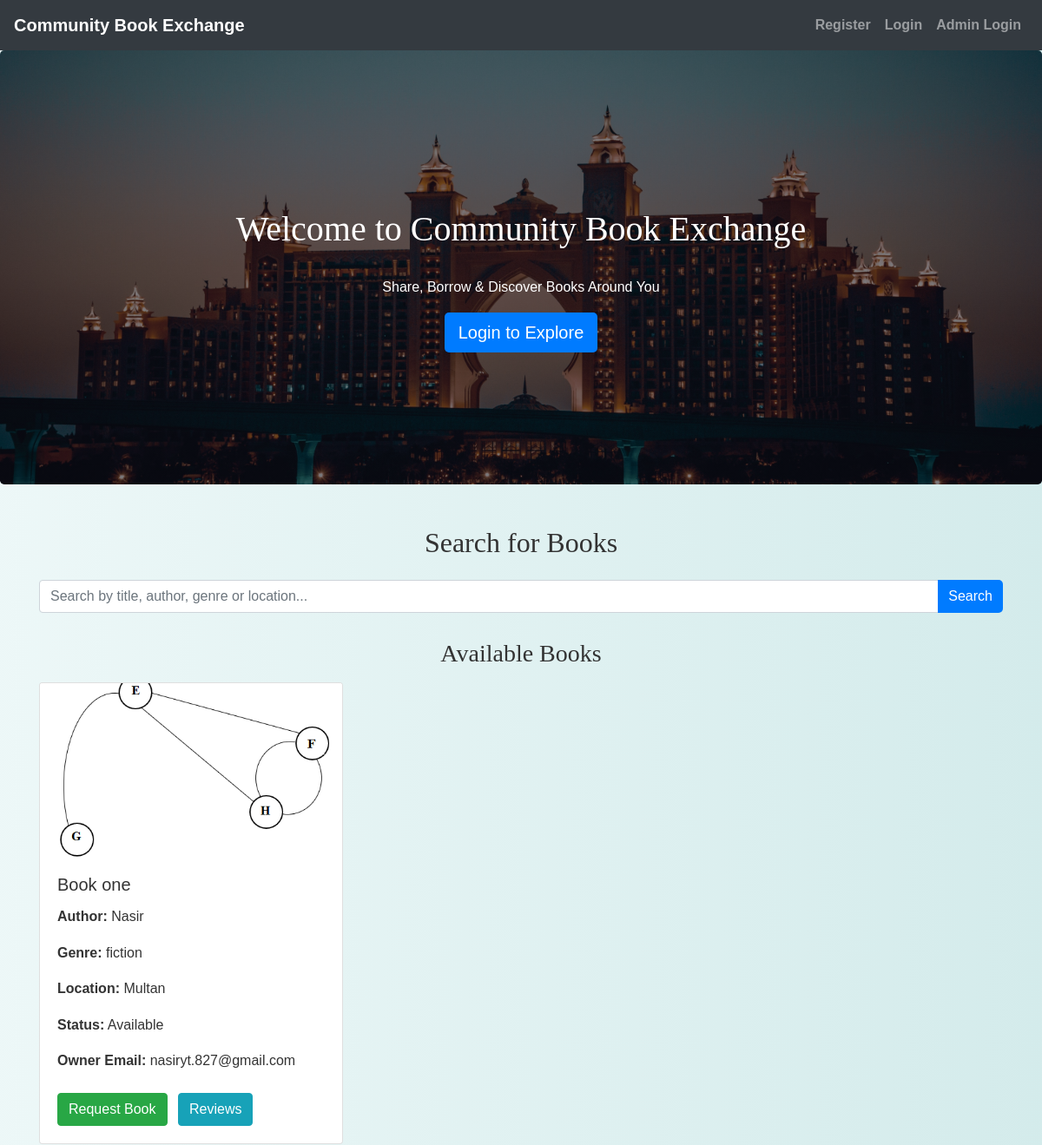
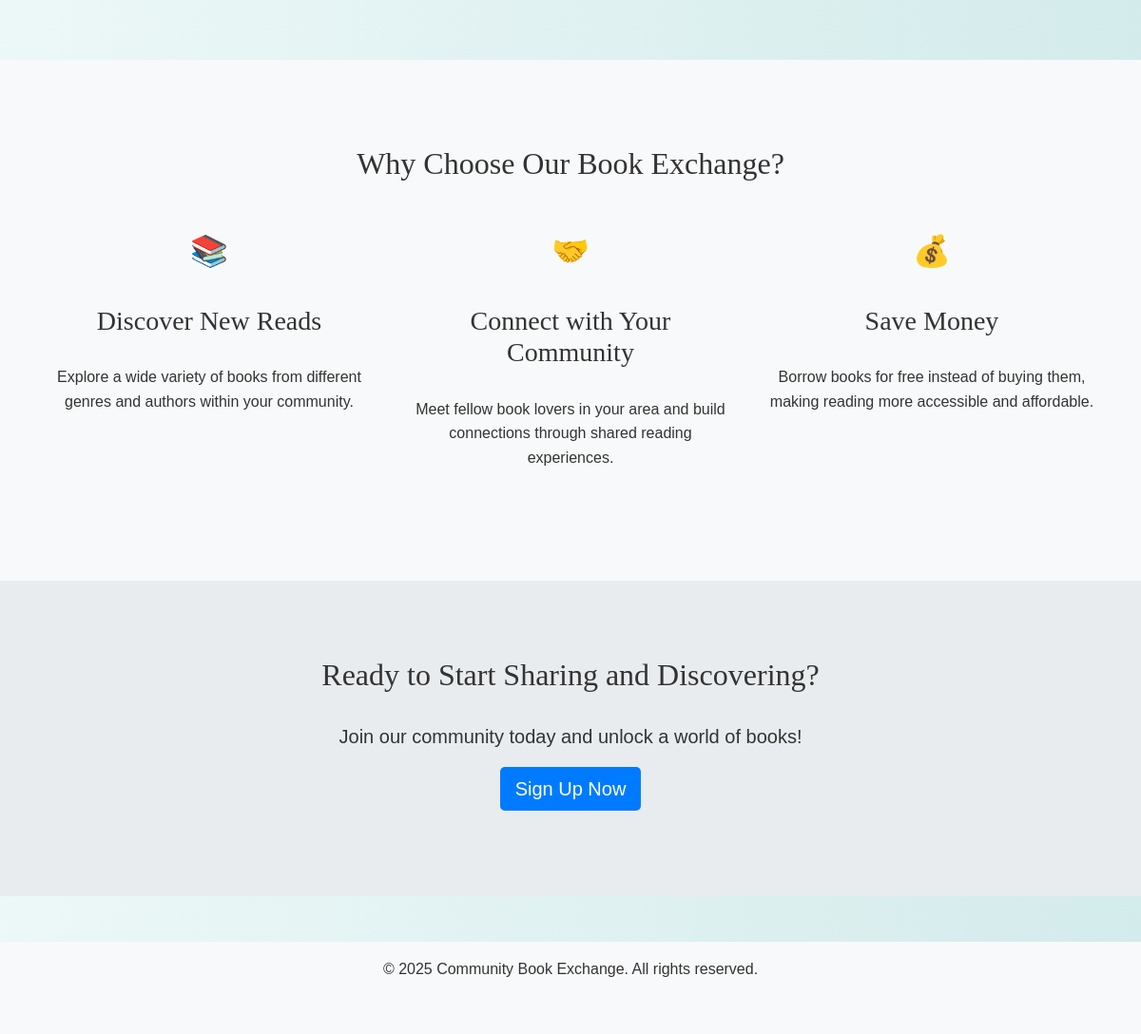
The page / on the database its author committed (2 pictures, top to bottom).
### tables this page shows
CREATE TABLE `books` (
  `id` int(11) NOT NULL,
  `user_id` int(11) NOT NULL,
  `picture` varchar(255) DEFAULT NULL,
  `title` varchar(255) NOT NULL,
  `author` varchar(255) NOT NULL,
  `genre` varchar(100) NOT NULL,
  `condition` varchar(50) NOT NULL,
  `location` varchar(255) DEFAULT NULL,
  `status` enum('Available','Lent Out','Reserved') DEFAULT 'Available',
  `description` text DEFAULT NULL,
  `created_at` datetime DEFAULT current_timestamp()
);

CREATE TABLE `users` (
  `id` int(11) NOT NULL,
  `username` varchar(50) NOT NULL,
  `password` varchar(255) NOT NULL,
  `email` varchar(100) NOT NULL,
  `phone` varchar(20) NOT NULL,
  `age` int(11) DEFAULT NULL,
  `bio` text DEFAULT NULL,
  `user_type` varchar(50) DEFAULT NULL,
  `profile_picture` varchar(255) DEFAULT NULL
);

### index.php (the view, shortened to what this page needs)
<?php
include('config.php');
$user_id = isset($_SESSION["id"]) ? $_SESSION["id"] : 0;
$search = "";
$filter_sql = "";
$params = [];
$sql = "SELECT b.id, b.title, b.author, b.genre, b.picture, b.location, b.status, u.email
        FROM books b
        JOIN users u ON b.user_id = u.id
        WHERE b.user_id != ? AND b.status = 'Available' $filter_sql
        ORDER BY b.created_at DESC";
$stmt = mysqli_prepare($conn, $sql);
if (!empty($filter_sql)) {
    mysqli_stmt_bind_param($stmt, "issss", $user_id, ...$params);
} else {
    mysqli_stmt_bind_param($stmt, "i", $user_id);
}
mysqli_stmt_execute($stmt);
$result = mysqli_stmt_get_result($stmt);
?>
<!DOCTYPE html>
<html>
<head>
    <link rel="stylesheet" href="https://maxcdn.bootstrapcdn.com/bootstrap/4.5.2/css/bootstrap.min.css">
    <link rel="stylesheet" href="./css/style.css">
</head>
<body>
<?php include('navbar.php'); ?>
<div class="jumbotron text-center">
    <h1>Welcome to Community Book Exchange</h1>
    <p>Share, Borrow & Discover Books Around You</p>
    <?php if (!isset($_SESSION['loggedin']) || $_SESSION['loggedin'] !== true): ?>
        <a href="login.php" class="btn btn-primary btn-lg">Login to Explore</a>
    <?php else: ?>
        <a href="dashboard.php" class="btn btn-primary btn-lg">Go to Dashboard</a>
    <?php endif; ?>
</div>
<div class="container mt-5">
    <h2 class="text-center mb-4">Search for Books</h2>
    <form method="GET" class=" mb-4">
        <div class="input-group">
            <input type="text" name="search" class="form-control" placeholder="Search by title, author, genre or location..." value="<?= htmlspecialchars($search) ?>">
            <div class="input-group-append">
                <button type="submit" class="btn btn-primary">Search</button>
            </div>
        </div>
    </form>
    <?php if (mysqli_num_rows($result) > 0): ?>
        <h3 class="mb-3">Available Books</h3>
        <div class="row">
            <?php while ($row = mysqli_fetch_assoc($result)): ?>
                <div class="col-md-4 mb-4">
                    <div class="card h-100">
                        <?php if (!empty($row['picture']) && file_exists("owner/" . $row['picture'])): ?>
                            <img src="owner/<?= htmlspecialchars($row['picture']) ?>" class="card-img-top" alt="Book Image">
                        <?php else: ?>
                            <img src="images/default_book.jpg" class="card-img-top" alt="Default Book Image">
                        <?php endif; ?>
                        <div class="card-body">
                            <h5 class="card-title"><?= htmlspecialchars($row['title']) ?></h5>
                            <p><strong>Author:</strong> <?= htmlspecialchars($row['author']) ?></p>
                            <p><strong>Genre:</strong> <?= htmlspecialchars($row['genre']) ?></p>
                            <p><strong>Location:</strong> <?= htmlspecialchars($row['location']) ?></p>
                            <p><strong>Status:</strong> <?= htmlspecialchars($row['status']) ?></p>
                            <p><strong>Owner Email:</strong> <?= htmlspecialchars($row['email']) ?></p>
                            <?php if (!isset($_SESSION['loggedin']) || $_SESSION['loggedin'] !== true): ?>
                                <a href="login.php" class="btn btn-success mt-2">Request Book</a>
                                <a href="login.php" class="btn btn-info mt-2 ml-2">Reviews</a>
                            <?php else: ?>
                                <a href="request_book.php?book_id=<?= $row['id'] ?>" class="btn btn-success mt-2">Request Book</a>
                                <a href="view_reviews.php?book_id=<?= $row['id'] ?>" class="btn btn-info mt-2 ml-2">Reviews</a>
                            <?php endif; ?>
                        </div>
                    </div>
                </div>
            <?php endwhile; ?>
        </div>
    <?php else: ?>
        <div class="alert alert-info text-center">No available books found matching your search.</div>
    <?php endif; ?>
</div>
<section class="feature-section">
    <div class="container">
        <h2 class="text-center mb-5">Why Choose Our Book Exchange?</h2>
        <div class="row">
            <div class="col-md-4 text-center">
                <div class="feature-icon">📚</div>
                <h3>Discover New Reads</h3>
                <p>Explore a wide variety of books from different genres and authors within your community.</p>
            </div>
            <div class="col-md-4 text-center">
                <div class="feature-icon">🤝</div>
                <h3>Connect with Your Community</h3>
                <p>Meet fellow book lovers in your area and build connections through shared reading experiences.</p>
            </div>
            <div class="col-md-4 text-center">
                <div class="feature-icon">💰</div>
                <h3>Save Money</h3>
                <p>Borrow books for free instead of buying them, making reading more accessible and affordable.</p>
            </div>
        </div>
    </div>
</section>
<section class="cta-section">
    <div class="container">
        <h2>Ready to Start Sharing and Discovering?</h2>
        <p class="lead">Join our community today and unlock a world of books!</p>
        <?php if (!isset($_SESSION['loggedin']) || $_SESSION['loggedin'] !== true): ?>
            <a href="register.php" class="btn btn-primary btn-lg">Sign Up Now</a>
        <?php else: ?>
            <a href="add_book.php" class="btn btn-primary btn-lg">Share Your Book</a>
        <?php endif; ?>
    </div>
</section>
<footer class="mt-5 py-3 bg-light">
    <div class="container text-center">
        <p>&copy; 2025 Community Book Exchange. All rights reserved.</p>
    </div>
</footer>
</body>
</html>

### css/style.css (style rules this page uses)
body { background: linear-gradient(90deg, rgba(233, 246, 246, 0.831), rgba(207, 233, 233, 0.9)); font-family: 'Arial', sans-serif; color: #333; line-height: 1.6; }
h1, h2, h3, h4 { text-align: center; margin-top: 30px; margin-bottom: 30px; font-family: 'Georgia', serif; }
.container { margin-bottom: 40px; }
.btn-primary { color: #fff; border: none; border-radius: 5px; cursor: pointer; transition: background-color 0.3s ease; }
a { color: #006666; text-decoration: none; font-weight: bold; }

### index.php (style rules this page uses)
.jumbotron { height: 500px; background: linear-gradient(rgba(0,0,0,0.5), rgba(0,0,0,0.5)), url('./images/hotel.jpg') center/cover no-repeat; color: white; display: flex; flex-direction: column; justify-content: center; align-items: center; }
.card-img-top { height: 200px; object-fit: cover; }
.feature-section { padding: 60px 0; background-color: #f8f9fa; }
.feature-icon { font-size: 2em; color: #007bff; margin-bottom: 15px; }
.cta-section { background-color: #e9ecef; padding: 50px 0; text-align: center; }

### rows shown on the page
books: picture (picture), title "Book one", author "Nasir", genre "fiction", location "Multan", status "Available", user.email "nasiryt.827@gmail.com"
